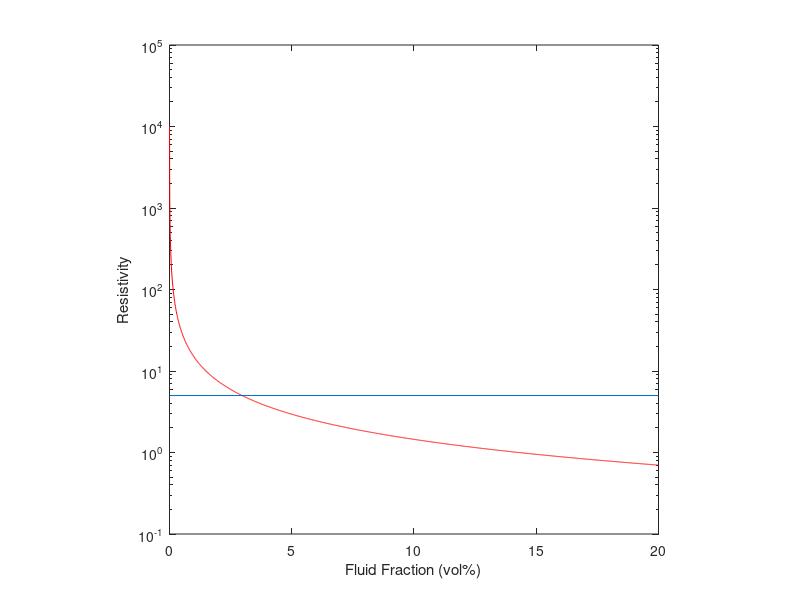

Here is the MATLAB script that generated this plot:
clc
clear all
%%%%%%%%%%%%%%%%%%%%%%%%%%%%%%
%% Fluid volume percentage calculation
% Ajithabh K. S.
% ajithabhks-at-gmail.com
%%
melt = 0:0.0001:0.2;
sigm = 1/10000; % Conductivity of matrix
sigf =  1/0.1 ; % 6.55 and 41.06
%% Hashin Shtrikman
HSL = sigm + melt ./( (1/(sigf - sigm)) + ((1-melt) ./ (3 * sigm)));
HSU = sigf + (1 - melt) ./ ((1 /(sigm - sigf)) + (melt ./ (3 * sigf)));
rHSL = 1./HSU; % in resistivities
rHSU = 1./HSL; % in resistivities
%semilogy(melt,rHSU,'b')
%hold on
semilogy(melt,rHSL,'r')
hold on
%set(gca,'Ydir','reverse')
% yt = 1./yticks;
% yticklabels(yt)
xt = xticks * 100;
xticklabels(xt)
y = 5;
line([0,0.2],[y,y])
z = 10;
% line([0,0.2],[z,z])
xlabel('Fluid Fraction (vol%)')
ylabel('Resistivity')
% ylim([1 5000])
hold off
axis square
%%
print('-f','-dpdf','-r300','-fillpage','-painters','hashin.pdf')
